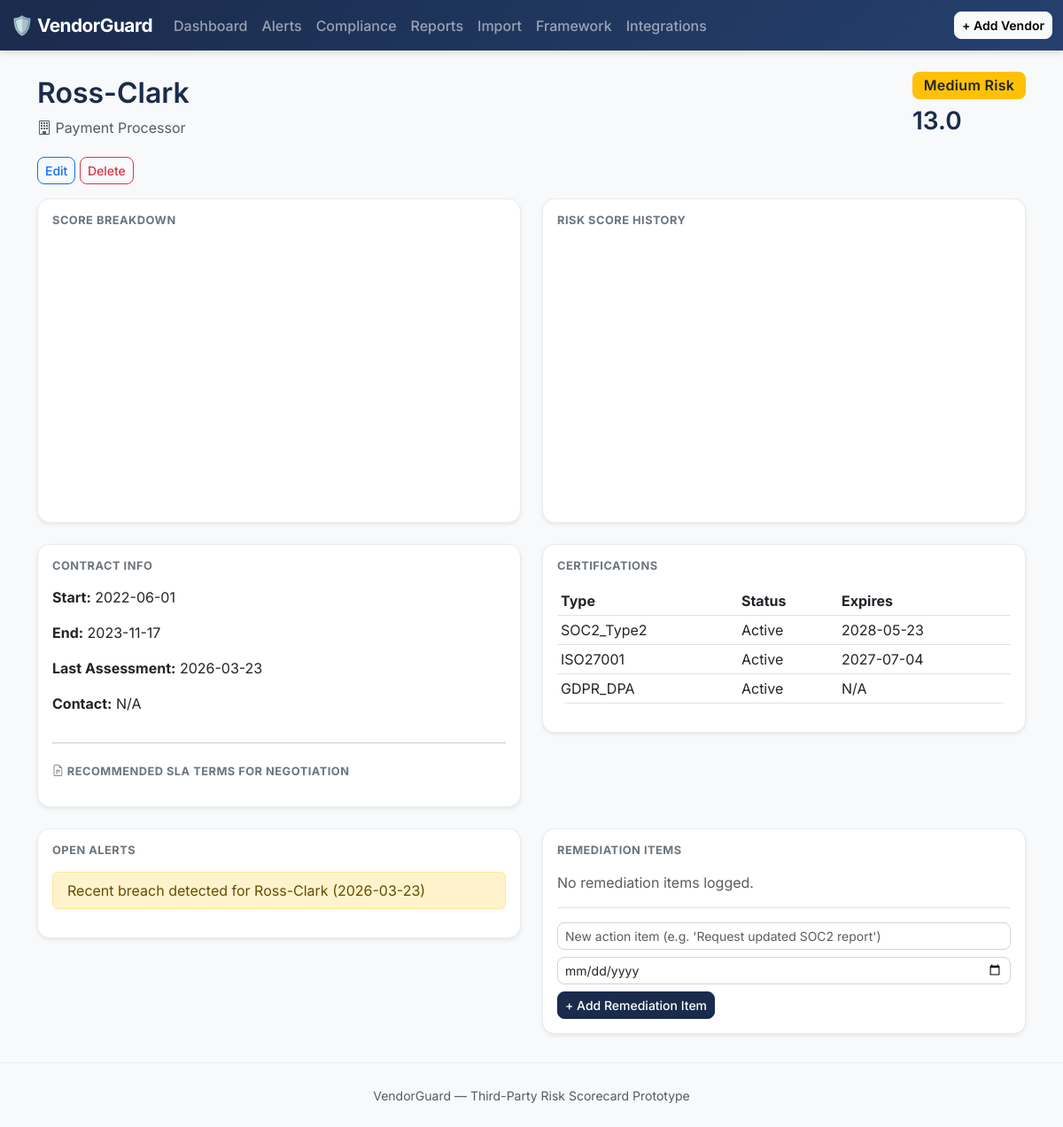
Screenshot of /vendor/331 with the database file from the repository.
### models.py (models this page shows, shortened)
class Vendor(db.Model):
    __tablename__ = "vendor"
    id = db.Column(db.Integer, primary_key=True)
    name = db.Column(db.String(150), nullable=False)
    category = db.Column(db.String(100), nullable=False)  # e.g. Cloud Provider, MSP, Contractor
    contact_email = db.Column(db.String(150))
    contract_start = db.Column(db.Date)
    contract_end = db.Column(db.Date)
    data_sensitivity = db.Column(db.Integer, default=1)
    access_scope = db.Column(db.Integer, default=1)
    compliance_gaps = db.Column(db.Integer, default=1)
    financial_health = db.Column(db.Integer, default=10)  # 10 = healthiest
    last_assessment_date = db.Column(db.Date)
    risk_score = db.Column(db.Float, default=0.0)
    risk_tier = db.Column(db.String(20), default="Low")  # Low / Medium / High
    annual_spend = db.Column(db.Float)
    breach_count = db.Column(db.Integer, default=0)
    csv_risk_score = db.Column(db.Float)      # their original pre-computed score
    csv_risk_level = db.Column(db.String(20)) # their original Low/Medium/High label
    notes = db.Column(db.Text)
    is_anomaly = db.Column(db.Boolean, default=False)
    anomaly_type = db.Column(db.String(100))
    label_severity = db.Column(db.String(20))
    expired_certifications = db.Column(db.Text)
    explanation = db.Column(db.Text)
    predicted_anomaly = db.Column(db.Boolean, default=False)
    predicted_anomaly_type = db.Column(db.String(50))
    predicted_severity = db.Column(db.String(20))
    recommended_action = db.Column(db.Text)
    created_at = db.Column(db.DateTime, default=datetime.utcnow)
    updated_at = db.Column(db.DateTime, default=datetime.utcnow, onupdate=datetime.utcnow)
    breaches = db.relationship("BreachEvent", backref="vendor", lazy=True, cascade="all, delete-orphan")
    certifications = db.relationship("Certification", backref="vendor", lazy=True, cascade="all, delete-orphan")
    alerts = db.relationship("Alert", backref="vendor", lazy=True, cascade="all, delete-orphan")
    score_history = db.relationship("RiskScoreHistory", backref="vendor", lazy=True, cascade="all, delete-orphan")
    remediation_items = db.relationship("RemediationItem", backref="vendor", lazy=True, cascade="all, delete-orphan")

class Certification(db.Model):
    __tablename__ = "certification"
    id = db.Column(db.Integer, primary_key=True)
    vendor_id = db.Column(db.Integer, db.ForeignKey("vendor.id"), nullable=False)
    cert_type = db.Column(db.String(50), nullable=False)  # SOC2, ISO27001, GDPR_DPA, PCI_DSS
    status = db.Column(db.String(20), default="Active")  # Active / Expired / Pending
    issue_date = db.Column(db.Date)
    expiry_date = db.Column(db.Date)

class Alert(db.Model):
    __tablename__ = "alert"
    id = db.Column(db.Integer, primary_key=True)
    vendor_id = db.Column(db.Integer, db.ForeignKey("vendor.id"), nullable=False)
    alert_type = db.Column(db.String(50), nullable=False)
    message = db.Column(db.String(300))
    due_date = db.Column(db.Date)
    status = db.Column(db.String(20), default="Open")  # Open / Resolved
    created_at = db.Column(db.DateTime, default=datetime.utcnow)

### app.py (the view)
@app.route("/vendor/<int:vendor_id>")
def vendor_detail(vendor_id):
    vendor = Vendor.query.get_or_404(vendor_id)
    breakdown_fig = go.Figure(data=[go.Bar(
        x=["Sensitivity x Access", "Compliance Gaps", "Breach History", "Financial Penalty"],
        y=[
            round((vendor.data_sensitivity * vendor.access_scope) / 10, 2),
            vendor.compliance_gaps,
            sum(b.points_assigned for b in vendor.breaches),
            10 - vendor.financial_health,
        ],
        marker_color=["#1A2B4C", "#F1C40F", "#E74C3C", "#2ECC71"]
    )])
    breakdown_fig.update_layout(margin=dict(l=20, r=20, t=20, b=20), height=300)
    breakdown_chart = breakdown_fig.to_html(full_html=False, include_plotlyjs="cdn")
    history = sorted(vendor.score_history, key=lambda h: h.recorded_at)
    history_fig = px.line(
        x=[h.recorded_at for h in history],
        y=[h.score for h in history],
        labels={"x": "Date", "y": "Risk Score"},
        markers=True,
    )
    history_fig.update_layout(margin=dict(l=20, r=20, t=20, b=20), height=300)
    history_chart = history_fig.to_html(full_html=False, include_plotlyjs=False)
    return render_template(
        "vendor_detail.html",
        vendor=vendor,
        breakdown_chart=breakdown_chart,
        history_chart=history_chart,
    )

### templates/vendor_detail.html (shortened to what this page needs)
{% extends "base.html" %}
{% block content %}
<div class="d-flex justify-content-between align-items-center mb-3">
    <div>
        <h2>{{ vendor.name }}</h2>
        <p class="text-muted mb-0"><i class="bi bi-building"></i> {{ vendor.category }}</p>
    </div>
    <div>
        {% if vendor.risk_tier == "Low" %}
            <span class="badge bg-success fs-6">Low Risk</span>
        {% elif vendor.risk_tier == "Medium" %}
            <span class="badge bg-warning text-dark fs-6">Medium Risk</span>
        {% else %}
            <span class="badge bg-danger fs-6">High Risk</span>
        {% endif %}
        <h3 class="mt-2">{{ vendor.risk_score }}</h3>
    </div>
</div>
<div class="mb-3">
    <a href="{{ url_for('vendor_edit', vendor_id=vendor.id) }}" class="btn btn-sm btn-outline-primary">Edit</a>
    <form action="{{ url_for('vendor_delete', vendor_id=vendor.id) }}" method="POST" class="d-inline"
          onsubmit="return confirm('Are you sure you want to delete this vendor?');">
        <button type="submit" class="btn btn-sm btn-outline-danger">Delete</button>
    </form>
</div>
<div class="row mb-4">
    <div class="col-md-6">
        <div class="card shadow-sm p-3">
            <h6>Score Breakdown</h6>
            {{ breakdown_chart | safe }}
        </div>
    </div>
    <div class="col-md-6">
        <div class="card shadow-sm p-3">
            <h6>Risk Score History</h6>
            {{ history_chart | safe }}
        </div>
    </div>
</div>
<div class="row mb-4">
   <div class="col-md-6">
        <div class="card shadow-sm p-3">
            <h6>Contract Info</h6>
            <p><strong>Start:</strong> {{ vendor.contract_start or "N/A" }}</p>
            <p><strong>End:</strong> {{ vendor.contract_end or "N/A" }}</p>
            <p><strong>Last Assessment:</strong> {{ vendor.last_assessment_date or "N/A" }}</p>
            <p><strong>Contact:</strong> {{ vendor.contact_email or "N/A" }}</p>
            <hr>
            <h6 class="mt-2"><i class="bi bi-file-earmark-text"></i> Recommended SLA Terms for Negotiation</h6>
        </div>
    </div>
    <div class="col-md-6">
        <div class="card shadow-sm p-3">
            <h6>Certifications</h6>
            {% if vendor.certifications %}
            <table class="table table-sm">
                <thead><tr><th>Type</th><th>Status</th><th>Expires</th></tr></thead>
                <tbody>
                {% for cert in vendor.certifications %}
                    <tr>
                        <td>{{ cert.cert_type }}</td>
                        <td>{{ cert.status }}</td>
                        <td>{{ cert.expiry_date or "N/A" }}</td>
                    </tr>
                {% endfor %}
                </tbody>
            </table>
            {% else %}
            <p class="text-muted">No certifications on file.</p>
            {% endif %}
        </div>
    </div>
</div>
<div class="row mb-4">
    <div class="col-md-6">
        <div class="card shadow-sm p-3">
            <h6>Open Alerts</h6>
            {% for alert in vendor.alerts %}
                {% if alert.status == "Open" %}
                <div class="alert alert-warning py-2">{{ alert.message }}</div>
                {% endif %}
            {% else %}
                <p class="text-muted">No alerts.</p>
            {% endfor %}
        </div>
    </div>
    <div class="col-md-6">
        <div class="card shadow-sm p-3">
            <h6>Remediation Items</h6>
            {% if vendor.remediation_items %}
            <ul class="list-group mb-3">
                {% for item in vendor.remediation_items %}
                <li class="list-group-item">
                    <div class="d-flex justify-content-between align-items-center">
                        <span>{{ item.action_item }}</span>
                        <form action="{{ url_for('update_remediation', item_id=item.id) }}" method="POST" class="d-flex align-items-center gap-2">
                            <select name="status" class="form-select form-select-sm" style="width:auto;" onchange="this.form.submit()">
                                <option value="Open" {% if item.status == "Open" %}selected{% endif %}>Open</option>
                                <option value="In Progress" {% if item.status == "In Progress" %}selected{% endif %}>In Progress</option>
                                <option value="Resolved" {% if item.status == "Resolved" %}selected{% endif %}>Resolved</option>
                            </select>
                        </form>
                    </div>
                    {% if item.due_date %}<small class="text-muted">Due: {{ item.due_date }}</small>{% endif %}
                </li>
                {% endfor %}
            </ul>
            {% else %}
            <p class="text-muted mb-3">No remediation items logged.</p>
            {% endif %}
            <form action="{{ url_for('add_remediation', vendor_id=vendor.id) }}" method="POST" class="border-top pt-3">
                <div class="mb-2">
                    <input type="text" name="action_item" class="form-control form-control-sm" placeholder="New action item (e.g. 'Request updated SOC2 report')" required>
                </div>
                <div class="mb-2">
                    <input type="date" name="due_date" class="form-control form-control-sm">
                </div>
                <button type="submit" class="btn btn-sm btn-primary">+ Add Remediation Item</button>
            </form>
        </div>
    </div>
</div>
{% endblock %}

### static/style.css (style rules this page uses)
body { font-family: 'Inter', -apple-system, sans-serif; background-color: #F8F9FA; color: #212529; }
h1, h2, h3, h4, h5, h6 { font-weight: 600; color: #1A2B4C; }
.card { border: 1px solid #e9ecef; border-radius: 14px; transition: transform 0.18s ease, box-shadow 0.18s ease; }
.badge { border-radius: 8px; padding: 0.45em 0.8em; font-weight: 600; letter-spacing: 0.3px; }
.btn { border-radius: 8px; font-weight: 500; transition: all 0.15s ease; }
.btn-primary { background-color: #1A2B4C; border-color: #1A2B4C; }
.table { border-radius: 12px; overflow: hidden; }
.form-control, .form-select { border-radius: 8px; border: 1px solid #ced4da; }
.card h6 { color: #6c757d; font-size: 0.8rem; text-transform: uppercase; letter-spacing: 0.5px; font-weight: 700; margin-bottom: 1rem; }

### rows the page displays
Vendor: name "Ross-Clark", category "Payment Processor", risk_score "13.0", contract_start "2022-06-01", contract_end "2023-11-17", last_assessment_date "2026-03-23", contact_email "N/A"
Certification: cert_type "SOC2_Type2", status "Active", expiry_date "2028-05-23"
Certification: cert_type "ISO27001", status "Active", expiry_date "2027-07-04"
Certification: cert_type "GDPR_DPA", status "Active", expiry_date "N/A"
Alert: message "Recent breach detected for Ross-Clark (2026-03-23)"
